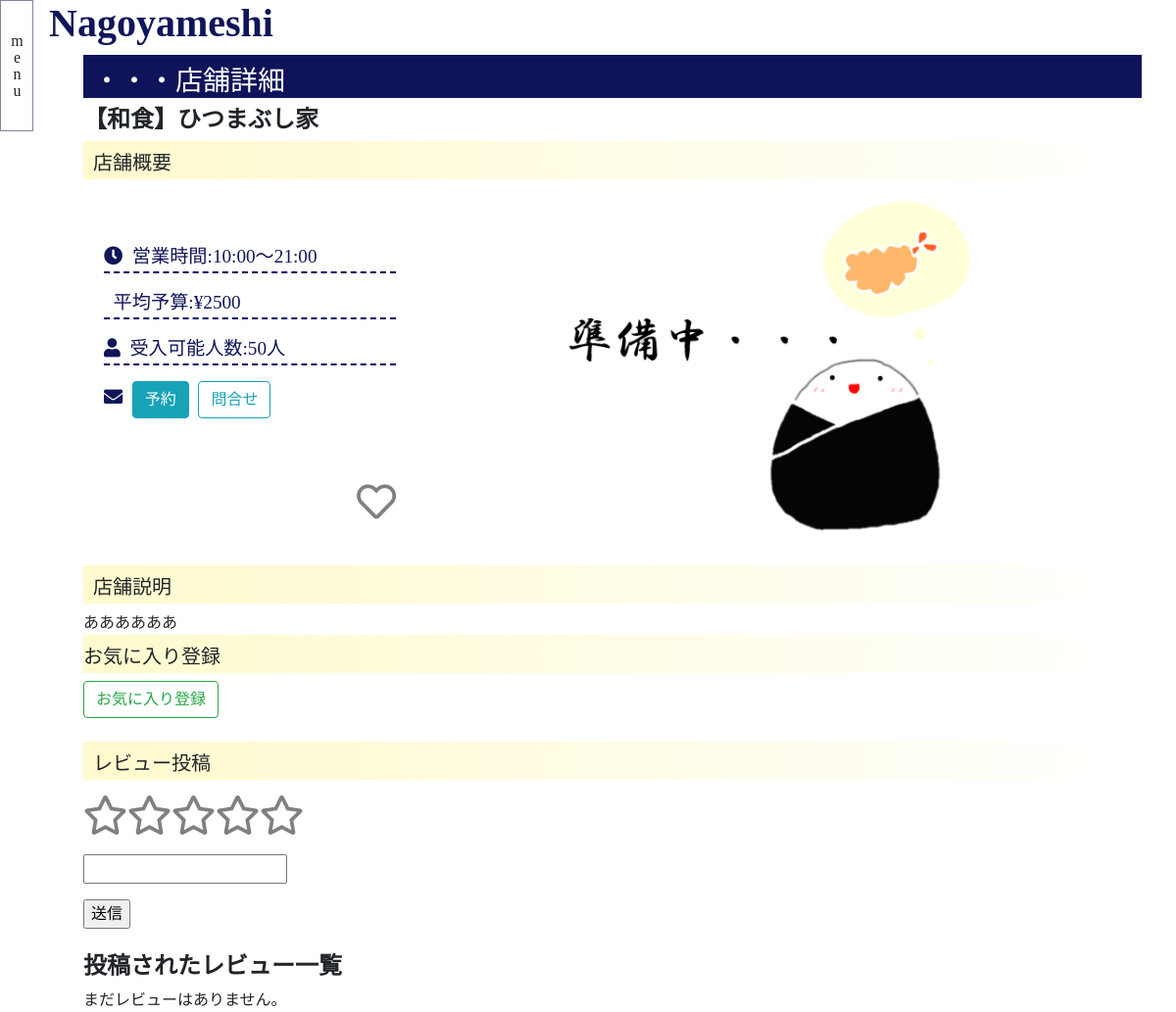
Page /restaurant/1/ on the committed database.
### nagoyameshi/models.py (models this page shows, shortened)
class Restaurant(models.Model):
    name = models.CharField(verbose_name="店舗名",max_length=100)
    category = models.ForeignKey(Category, verbose_name="カテゴリ", on_delete=models.SET_NULL, null=True, blank=True)
    img = models.ImageField(verbose_name="店舗画像", upload_to="nagoyameshi/restaurant/img")
    description = models.TextField(verbose_name="店舗説明文")
    created_date = models.DateTimeField(verbose_name="作成日",auto_now_add=True)
    update_date = models.DateTimeField(verbose_name="編集日",auto_now=True)
    budget = models.PositiveIntegerField(verbose_name="予算")
    capacity = models.PositiveIntegerField(verbose_name="受け入れ可能人数")
    start = models.TimeField(verbose_name="営業開始")
    end = models.TimeField(verbose_name="営業終了")

class Category(models.Model):
    name = models.CharField(verbose_name="カテゴリ名",max_length=10)
    def __str__(self):
        return self.name

### nagoyameshi/views.py (the view)
class RestaurantView(View):
    def get(self, request, pk, *args, **kwargs):
        print(pk)
        context = {}
        context["restaurant"]   = Restaurant.objects.filter(id=pk).first()
        context["reviews"]      = Review.objects.filter(restaurant=pk)
        return render(request, "nagoyameshi/restaurant.html", context)

### templates/nagoyameshi/restaurant.html (shortened to what this page needs)
{% extends "nagoyameshi/base.html" %}
{% block main %}
<div class="container">
<div class="table-responsive">
<section>
<h3>・・・店舗詳細</h3>
<h4>【{{ restaurant.category }}】{{ restaurant.name }}</h4>
<table style="width: 100%;">
  <tr>
  <h5>&nbsp;&nbsp;店舗概要</h5>
  <td>
          <br>
          <br>
        <ul class="outline">
          <div class="outline-list"><i class="fas fa-clock"></i>&nbsp;&nbsp;営業時間:{{ restaurant.start }}～{{ restaurant.end }}</div>
            <p class="u-line"></p>
          <div class="outline-list">&nbsp;&nbsp;平均予算:¥{{ restaurant.budget }}</div>
            <p class="u-line"></p>
          <div><i class="fas fa-user"></i>&nbsp;&nbsp;受入可能人数:{{ restaurant.capacity }}人</div>
            <p class="u-line"></p>
          <div>
          <i class="fas fa-envelope"></i>&nbsp;
          <input type="submit" value="予約" class="btn btn-info">&nbsp;
          <input type="submit" value="問合せ" class="btn btn-outline-info">
          </div>
          <br>
          <br>
          <div style="text-align: right;">
          <form action="{% url 'nagoyameshi:fav' restaurant.id %}" method="post">
          <div class="fav_check_label_area">
            <div class="fav_check_label_flex">
                <label class="fav_check_label" for="fav_check"><div class="on_fav" ></div><div class="off_fav"><i class="far fa-heart"></i></div></label>
            </div>
          </div>
          </form>
        </div>
        </ul>
      <td style="text-align: center;">
        <img src="{{ restaurant.img.url }}" alt="店舗画像" style="width: 70%; height: auto;">
      </td>
    </tr>
  </table>
  </div>
<h5>&nbsp;&nbsp;店舗説明</h5>
<div>{{ restaurant.description }}</div>
<h5>お気に入り登録</h5>
<form action="{% url 'nagoyameshi:fav' restaurant.id %}" method="post">
  <input class="btn btn-outline-success" type="submit" value="お気に入り登録">
</form>
<br>
<h5>&nbsp;&nbsp;レビュー投稿</h5>
<form action="{% url 'nagoyameshi:review' restaurant.id %}" method="post">
  <div class="star_radio_label_area">
      <div class="star_radio_label_flex">
          <label class="star_radio_label" for="star_radio_5"><div class="true_star" ></div><div class="false_star"><i class="far fa-star"></i></div></label>
          <label class="star_radio_label" for="star_radio_4"><div class="true_star" ></div><div class="false_star"><i class="far fa-star"></i></div></label>
          <label class="star_radio_label" for="star_radio_3"><div class="true_star" ></div><div class="false_star"><i class="far fa-star"></i></div></label>
          <label class="star_radio_label" for="star_radio_2"><div class="true_star" ></div><div class="false_star"><i class="far fa-star"></i></div></label>
          <label class="star_radio_label" for="star_radio_1"><div class="true_star" ></div><div class="false_star"><i class="far fa-star"></i></div></label>
      </div>
  </div>
  <div>
    <p><input type="text" name="comment"></p>
  </div>
  <div>
    <input type="submit" value="送信">
  </div>
</form>
<br>
<h4>投稿されたレビュー一覧</h4>
{% for review in reviews %}
<div class="border">
  <div>投稿者：{{ review.user }}さん</div>
  <div>投稿日：{{ review.created_date }}</div>
  <div>{{ review.comment }}</div>
    <div class="review_star">
        <span class="review_true_star">{% for s in review.star_icon.true_star %}<i class="fas fa-star"></i>{% endfor %}</span>
        <span class="review_false_star">{% for s in review.star_icon.false_star %}<i class="far fa-star"></i>{% endfor %}</span>
    </div>
    {% empty %}
    <div>まだレビューはありません。</div>
    {% endfor %}
{% endblock %}

### static/common/css/style.css (style rules this page uses)
body { font-family: メイリオ; }
ul { list-style: none; margin-left: -20px; }
h4 { font-weight: bold; }
h5 { background: linear-gradient(90deg, lemonchiffon, white); padding: 10px 0 5px 0; }

### static/nagoyameshi/css/nagoyameshi_style.css (style rules this page uses)
h3 { color: white; background-color: rgba(4, 9, 82, 0.952); padding-top: 10px; padding-left: 10px; }
p { color: rgba(4, 9, 82, 0.952); }
.outline { color: rgba(4, 9, 82, 0.952); font-size: larger; }
.u-line { color: rgba(4, 9, 82, 0.952); border-bottom: 2px dashed #000066; }
.off_fav { color:gray; }
.fav_check_label_area { display:inline-block; }
.fav_check_label_flex { font-size:2.5rem; display:flex; flex-direction: row-reverse; }
.fav_check_label { cursor:pointer; }
.star_radio_label_area { display:inline-block; }
.star_radio_label_flex { font-size:2.5rem; display:flex; flex-direction: row-reverse; }
.star_radio_label { cursor:pointer; }
.false_star { color:gray; }

### rows in the picture
Restaurant: category "和食", name "ひつまぶし家", start "10:00", end "21:00", budget "2500", capacity "50", img (placeholder picture), description "ああああああ"
